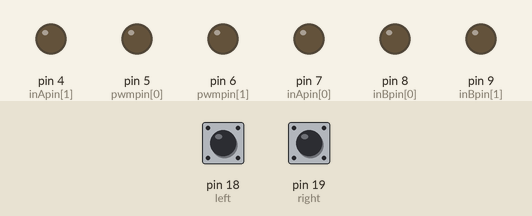
Recording of a sketch running on a simulated Arduino Uno, built with avr-gcc and run on an emulated ATmega328P. On the bench: output pins drawn as LEDs (lit = HIGH). The test bench sets the inputs (shaded band); at power-on: pin 18 (left) LOW, pin 19 (right) LOW.

Above: at 1.2 s.
1.3 s: pin 18 (left) pulled HIGH for 0.15 s
At 1.37 s:
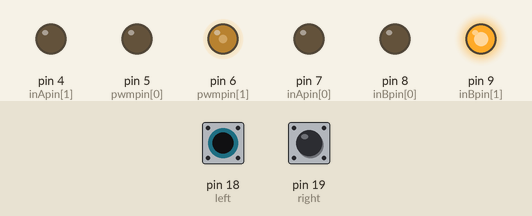
2.9 s: pin 19 (right) pulled HIGH for 0.15 s
At 2.97 s:
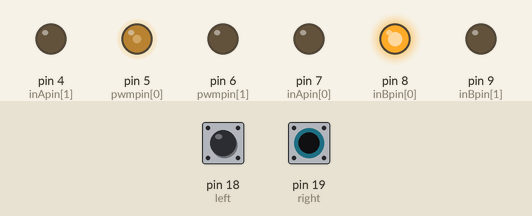
4.5 s: pin 19 (right) pulled HIGH for 3.2 s
At 8.2 s:
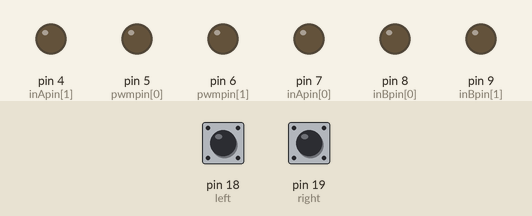
9.2 s: pin 18 (left) pulled HIGH for 1 s
At 10.0 s:
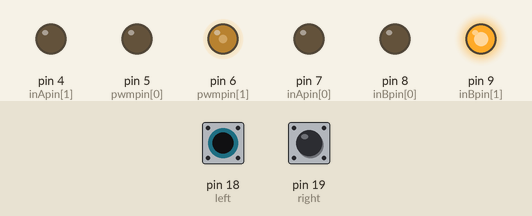
11.7 s: pin 18 (left) pulled HIGH for 3.2 s
At 16.1 s:
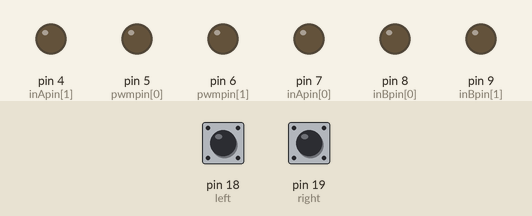
16.4 s: pin 18 (left) driven HIGH and pin 19 (right) driven HIGH
At 17.3 s:
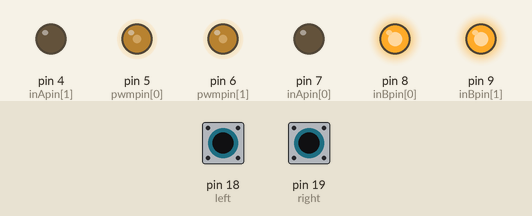
Timing chart, 0 to 18.9 s (numbered marks = the images above; inputs shaded):
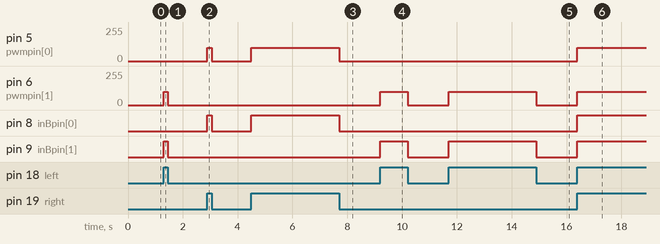

The sketch:

encoder_test-01.ino
```cpp
int inApin[2] = {7, 4};  // INA: Clockwise input
int inBpin[2] = {8, 9}; // INB: Counter-clockwise input
int pwmpin[2] = {5, 6}; // PWM input
int right = 19;
int left = 18;
int rightI = 0;
int leftI = 0;

void setup(){
    for (int i=0; i<2; i++){
      pinMode(inApin[i], OUTPUT);
    pinMode(inBpin[i], OUTPUT);
    pinMode(pwmpin[i], OUTPUT);
    }
    pinMode(19, INPUT);
    pinMode(18, INPUT);
}
void loop(){
  rightI = digitalRead(right);
  leftI = digitalRead(left);
  if(rightI == HIGH){
    digitalWrite(inBpin[0], HIGH);
    analogWrite(pwmpin[0], 100);
  }
if(rightI == LOW){
  digitalWrite(inBpin[0], LOW);
  analogWrite(pwmpin[0], 0);
  }
  if(leftI == HIGH){
   digitalWrite(inBpin[1], HIGH);
    analogWrite(pwmpin[1], 100);
  }
  if(leftI == LOW){
    digitalWrite(inBpin[1], LOW);
    analogWrite(pwmpin[1], 0);
  }
}
```

Measured:
- after the input at 1.3 s, pin 6 (pwmpin[1]): 0/255 → 100/255 at once, → 0/255 0.15 s later; pin 9 (inBpin[1]): LOW → HIGH at once, → LOW 0.15 s later
- after the input at 2.9 s, pin 5 (pwmpin[0]): 0/255 → 100/255 at once, → 0/255 0.15 s later; pin 8 (inBpin[0]): LOW → HIGH at once, → LOW 0.15 s later
- after the input at 4.5 s, pin 5 (pwmpin[0]): 0/255 → 100/255 at once, → 0/255 3.2 s later; pin 8 (inBpin[0]): LOW → HIGH at once, → LOW 3.2 s later
- after the input at 9.2 s, pin 6 (pwmpin[1]): 0/255 → 100/255 at once, → 0/255 1.0 s later; pin 9 (inBpin[1]): LOW → HIGH at once, → LOW 1.0 s later
- after the input at 11.7 s, pin 6 (pwmpin[1]): 0/255 → 100/255 at once, → 0/255 3.2 s later; pin 9 (inBpin[1]): LOW → HIGH at once, → LOW 3.2 s later
- after the input at 16.4 s, pin 5 (pwmpin[0]), pin 6 (pwmpin[1]): 0/255 → 100/255 at once; pin 8 (inBpin[0]), pin 9 (inBpin[1]): LOW → HIGH at once
